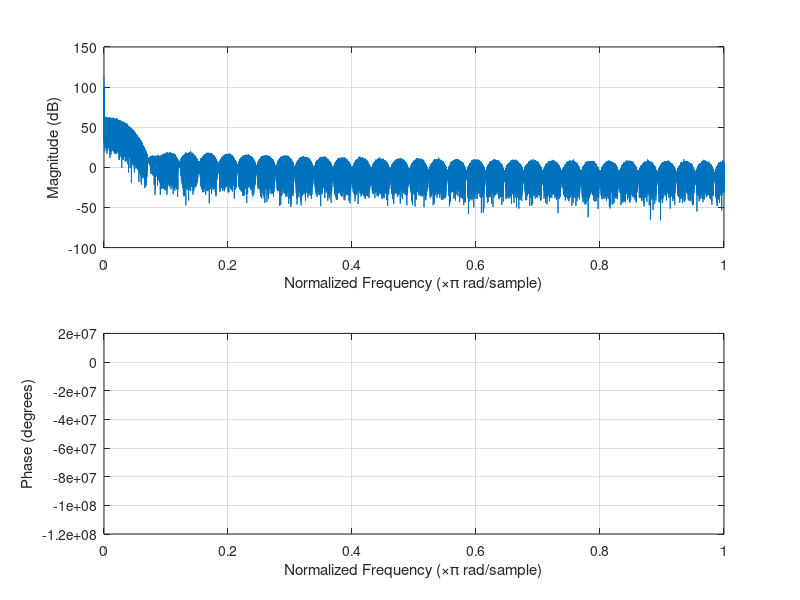

Write the MATLAB code that produced this figure. (Note: this script raises an error after producing the figure.)
fs_pdm = 3.072e6;       % PDM sample rate (3.072 MHz)
fs_pcm = 48e3;          % Desired PCM sample rate (48 kHz)
decimation_factor = fs_pdm / fs_pcm; % Decimation factor = 64

% Generate a random PDM signal 
pdm_signal = randi([0, 1], 1, 1e6); % 1 million PDM samples

%order = 64, stopFs = 24kHz, passFs = 20KHz
impulse_response = [ ...
  -3.557557098602e-07, 1.552722576098e-06, -4.782346637354e-06, 1.216657503782e-05, ...
  -2.728150962451e-05, 5.575324920561e-05, -0.0001059433825349, 0.0001896707240157, ...
  -0.0003228927294278, 0.0005262481540667, -0.000825342915295, 0.001250656434102, ...
  -0.001836951334451, 0.002622095348755, -0.003645246790083, 0.004944413007386, ...
  -0.006553464207209, 0.008498760280479, -0.01079562259307, 0.01344494352157, ...
  -0.01643026409747, 0.0197156586386, -0.02324473717611, 0.02694101101163, ...
  -0.03070976763618, 0.03444147593842, -0.0380166010643, 0.04131156735346, ...
  -0.04420548197584, 0.04658713479037, -0.04836173667517, 0.04945685517659, ...
   0.9501729443786, 0.04945685517659, -0.04836173667517, 0.04658713479037, ...
  -0.04420548197584, 0.04131156735346, -0.0380166010643, 0.03444147593842, ...
  -0.03070976763618, 0.02694101101163, -0.02324473717611, 0.0197156586386, ...
  -0.01643026409747, 0.01344494352157, -0.01079562259307, 0.008498760280479, ...
  -0.006553464207209, 0.004944413007386, -0.003645246790083, 0.002622095348755, ...
  -0.001836951334451, 0.001250656434102, -0.000825342915295, 0.0005262481540667, ...
  -0.0003228927294278, 0.0001896707240157, -0.0001059433825349, 5.575324920561e-05, ...
  -2.728150962451e-05, 1.216657503782e-05, -4.782346637354e-06, 1.552722576098e-06, ...
  -3.557557098602e-07 ...
];
lowpass_filter = fir1(64, 24000/ (3.072e6 / 2));
filtered_signal = filter(lowpass_filter, 1, pdm_signal);

% filtered_signal = zeros(1, length(pdm_signal));
% for i = 1:length(pdm_signal)
%     filtered_signal(i) = myFIRfilter(pdm_signal(i), impulse_response);
% end
freqz(filtered_signal);

decimation_factor = 64;
num_stages = 4;     % Number of CIC filter stages
differential_delay = 1; % Differential delay
%cic_filter = dsp.CICDecimator(decimation_factor, num_stages, differential_delay);

pcm_signal = myCIC(filtered_signal, decimation_factor, num_stages, differential_delay);
%filtered_signal = reshape(filtered_signal, [], 1);
%pcm_signal = step(cic_filter, filtered_signal);


% PCM signal to 16 bits
pcm_signal = int16(pcm_signal * (2^15));

% Plot the original and converted signals
% subplot(2,1,1);
% plot(pdm_signal(1:500), 'r');
% title('Original PDM Signal');
% xlabel('Sample Index');
% ylabel('Amplitude');
% 
% subplot(2,1,2);
% plot(pcm_signal, 'b');
% title('Converted PCM Signal');
% xlabel('Sample Index');
% ylabel('Amplitude');


%audiowrite('output_pcm.wav', double(pcm_signal), fs_pcm);

function y = myFIRfilter(x, b)
    %% 
    persistent z L; % Persistent internal filter memory
    if isempty(z)
        L = length(b);
        z = zeros(size(b)); % Initialize to zero
    end
    y = 0;
    for n=L:-1:1
        if (n >= 2)
            z(n) = z(n-1);
        if (n == 2)
            z(1) = x;
        end
        end
        y = y + b(n) * z(n);
    end
end


function output = myCIC(input, decimate_factor, num_stages, delay)
    % Initialize state variables
    state = zeros(1, num_stages);

    % Main loop
    for i = 1:length(input)
        % CIC filter core operations
        state(1) = input(i) + state(1);
        for j = 2:num_stages
            state(j) = state(j - 1) + state(j);
        end

        % Comb stage
        if mod(i, decimate_factor) == 0
            output(i / decimate_factor) = state(num_stages);
            if i >= decimate_factor * num_stages
                state(num_stages) = state(num_stages) - state(1);
            end
        end

        % Differential delay
        if i > delay
            state(num_stages) = state(delay);
        end
    end
end